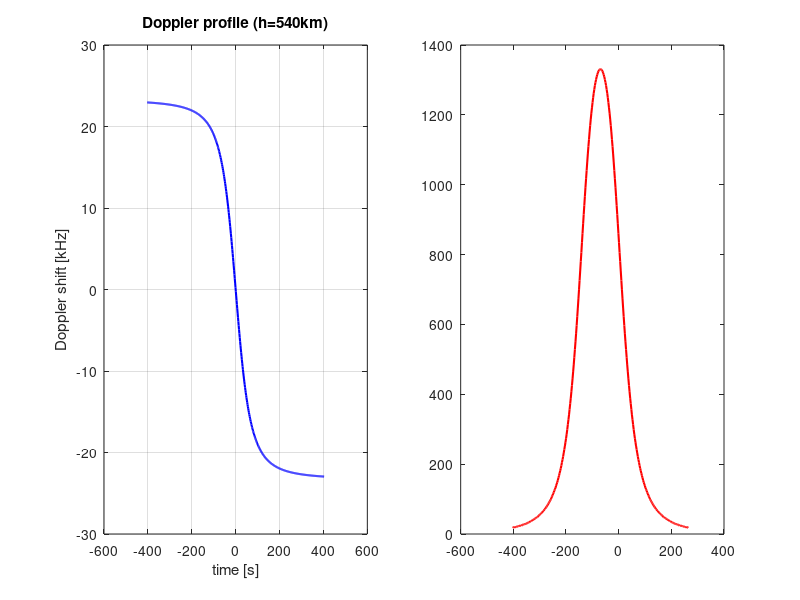

This chart was generated by the following MATLAB code: (Note: this script raises an error after producing the figure.)
clear; close all; clc;

SF     = 12;
M      = 2^SF;
BW     = 100e3;
df     = BW / M;
T_slot = M / BW;

n_bit  = 10;
C      = 3 * 2^n_bit + 303;
T_cw   = (C - 1) * T_slot;

h       = 540e3;
v_sat   = 7600;
f_c     = 920e6;
c_light = 3e8;
El_min  = 10;

fd    = @(t) -(f_c/c_light) .* v_sat^2 .* t ./ sqrt(h^2 + (v_sat.*t).^2);
t_max = h / (v_sat * tand(El_min));

fprintf('C = %d slots\n', C);
fprintf('T_cw = %.1f s\n', T_cw);
fprintf('T_pass = %.1f s\n', 2*t_max);

pulse_slots = round(linspace(0, C-1, 9));

t_starts = linspace(-t_max, t_max - T_cw, 300);

req_jt = zeros(1, length(t_starts));
for k = 1:length(t_starts)
    t_p       = t_starts(k) + pulse_slots * T_slot;
    bins      = round(fd(t_p) / df);
    req_jt(k) = max(bins) - min(bins);
end

fprintf('Max required JT = %d bins\n', max(req_jt));

t_pass = linspace(-t_max, t_max, 500);

figure('Position', [100 100 1000 400]);

subplot(1,2,1);
plot(t_pass, fd(t_pass)/1e3, 'b-', 'LineWidth', 1.5);
xlabel('time [s]');
ylabel('Doppler shift [kHz]');
title('Doppler profile (h=540km)');
grid on;

subplot(1,2,2);
plot(t_starts, req_jt, 'r-', 'LineWidth', 1.5); hold on;
yline(3, 'k--');
xlabel('TX start time [s]');
ylabel('jitter torelance [bins]');
title(sprintf('Eval C: Required JT  (SF=%d, n=%d, C=%d)', SF, n_bit, C));
grid on;
